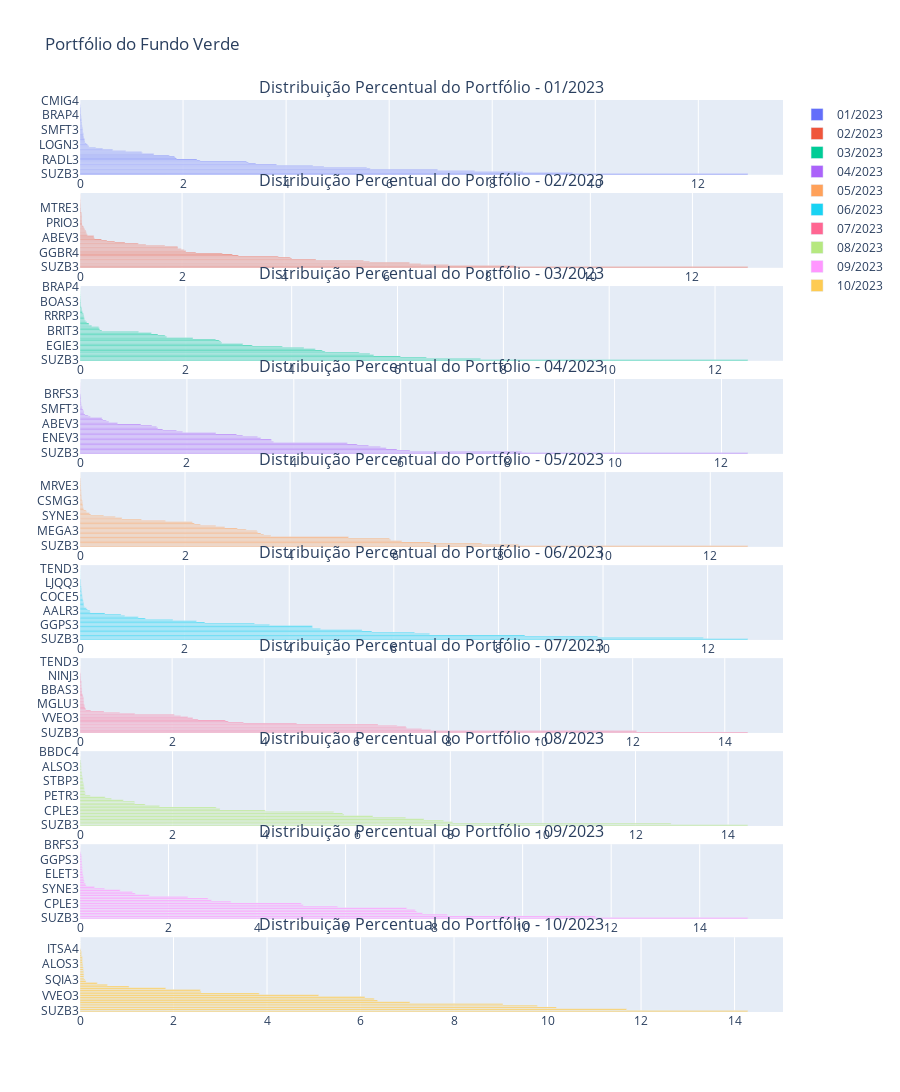

This figure's notebook cell:
### Code cell
# Plotando o portfólio de cada mês
plot_portfolio(df=portfolio_verde, nome_fundo='Verde')

### Figure 1 — Plotly figure (JSON) as saved in the notebook; plotly's stock layout.template omitted (floating-point values rounded to 4 significant figures)
{"data": [{"name": "01/2023", "orientation": "h", "type": "bar", "x": [12.96, 9.56, 8.594, 7.661, 6.938, 5.631, 5.562, 4.734, 4.518, 3.814, 3.409, 3.267, 3.232, 2.331, 2.271, 1.873, 1.848, 1.834, 1.732, 1.432, 1.211, 1.196, 0.8866, 0.6332, 0.4394, 0.3032, 0.176, 0.1633, 0.1442, 0.1203, 0.09843, 0.09786, 0.08988, 0.08806, 0.08255, 0.07389, 0.07031, 0.06372, 0.06343, 0.06247, 0.05454, 0.05146, 0.04955, 0.04838, 0.04703, 0.04215, 0.04112, 0.03795, 0.03559, 0.03477, 0.02768, 0.0263, 0.02543, 0.02507, 0.02279, 0.02219, 0.02101, 0.01841, 0.01598, 0.01533, 0.01526, 0.01456, 0.01401, 0.01184, 0.004638, 0.00419, 0.002832, 0.001813, 0.001367, 0.001096, 0.0007746], "xaxis": "x", "y": ["SUZB3", "RENT3", "EQTL3", "VBBR3", "RAIL3", "GMAT3", "ITUB4", "SBSP3", "ENEV3", "MEGA3", "ASAI3", "VIVA3", "GGPS3", "NTCO3", "RADL3", "BBSE3", "VVEO3", "TTEN3", "BBAS3", "VITT3", "SOMA3", "CURY3", "UGPA3", "BRIT3", "SYNE3", "NINJ3", "LJQQ3", "ENJU3", "LOGN3", "BRPR3", "MGLU3", "ELET3", "RRRP3", "CSMG3", "PETR4", "GGBR4", "CSAN3", "AALR3", "VIIA3", "MODL3", "ABEV3", "GOAU4", "SMFT3", "MULT3", "PRIO3", "LREN3", "RDOR3", "PETZ3", "CIEL3", "COCE5", "BEEF3", "SQIA3", "RAIZ4", "MTRE3", "RECV3", "CBAV3", "BRAP4", "GUAR3", "YDUQ3", "USIM5", "CASH3", "TIMS3", "CMIG3", "B3SA3", "BBDC4", "TCSA3", "HAPV3", "INTB3", "ALSO3", "BRKM5", "CMIG4"], "yaxis": "y"}, {"name": "02/2023", "orientation": "h", "type": "bar", "x": [13.09, 8.512, 7.219, 6.679, 6.453, 5.672, 5.554, 4.622, 4.148, 4.12, 3.884, 3.102, 2.985, 2.788, 2.27, 2.075, 2.041, 1.982, 1.92, 1.91, 1.662, 1.292, 1.141, 0.8823, 0.6815, 0.529, 0.4216, 0.2841, 0.2767, 0.2715, 0.146, 0.1364, 0.1205, 0.1197, 0.1126, 0.09199, 0.08658, 0.07284, 0.06459, 0.04523, 0.03958, 0.03889, 0.03811, 0.03704, 0.03584, 0.03452, 0.03422, 0.03422, 0.03334, 0.02954, 0.02787, 0.02533, 0.01843, 0.01807, 0.01615, 0.01314, 0.01154, 0.01078, 0.009547, 0.009101, 0.005253, 0.004612, 0.00292, 0.002918, 0.002536, 0.001973, 0.001406, 0.001343, 0.001243, 0.0005086], "xaxis": "x2", "y": ["SUZB3", "RENT3", "RAIL3", "VBBR3", "EQTL3", "SBSP3", "ITUB4", "GMAT3", "ENEV3", "NTCO3", "MEGA3", "ASAI3", "GGPS3", "VIVA3", "GGBR4", "EGIE3", "RADL3", "BBSE3", "JBSS3", "TTEN3", "VVEO3", "VITT3", "CURY3", "RAIZ4", "UGPA3", "BRIT3", "SYNE3", "MGLU3", "ABEV3", "NINJ3", "VALE3", "LOGN3", "BRPR3", "AALR3", "ENJU3", "BBDC4", "CSMG3", "RRRP3", "CPLE6", "GOAU4", "COCE5", "CMIG4", "PRIO3", "EMBR3", "CRFB3", "CIEL3", "PETZ3", "SMFT3", "RDOR3", "CSAN3", "SQIA3", "PSSA3", "CBAV3", "INTB3", "GUAR3", "ELET3", "MTRE3", "BOAS3", "VIIA3", "BRKM5", "HAPV3", "TCSA3", "LREN3", "MRFG3", "BBAS3", "B3SA3", "USIM5", "LWSA3", "BRAP4", "EZTC3"], "yaxis": "y2"}, {"name": "03/2023", "orientation": "h", "type": "bar", "x": [12.62, 7.567, 6.545, 6.056, 5.55, 5.478, 5.275, 4.632, 4.578, 4.445, 4.232, 3.823, 3.255, 3.076, 2.679, 2.659, 2.631, 2.565, 2.133, 1.637, 1.609, 1.473, 1.347, 1.105, 0.4135, 0.3729, 0.3642, 0.3524, 0.2202, 0.1715, 0.1695, 0.127, 0.1011, 0.08255, 0.08045, 0.0782, 0.07571, 0.06513, 0.06259, 0.04588, 0.04183, 0.03213, 0.03176, 0.02432, 0.02038, 0.01697, 0.01693, 0.01449, 0.01159, 0.009988, 0.005401, 0.005366, 0.005245, 0.003177, 0.00295, 0.002216, 0.001421, 0.001342, 0.001319, 0.0009705, 0.0002101], "xaxis": "x3", "y": ["SUZB3", "RAIL3", "VBBR3", "ASAI3", "SBSP3", "EQTL3", "ITUB4", "RENT3", "NTCO3", "VALE3", "MEGA3", "ENEV3", "EGIE3", "GGPS3", "VIVA3", "HAPV3", "JBSS3", "BBSE3", "RADL3", "TTEN3", "CURY3", "VVEO3", "VITT3", "BEEF3", "BRIT3", "ABEV3", "SYNE3", "UGPA3", "NINJ3", "AALR3", "LOGN3", "BRPR3", "ENJU3", "MGLU3", "CPLE6", "ELET3", "RRRP3", "STBP3", "CSMG3", "CMIG4", "B3SA3", "COCE5", "SMFT3", "PSSA3", "USIM5", "GUAR3", "SMTO3", "CBAV3", "BOAS3", "DIRR3", "TCSA3", "VIIA3", "PETZ3", "BBDC4", "CRFB3", "ELET6", "LWSA3", "BRFS3", "PRIO3", "BRKM5", "BRAP4"], "yaxis": "y3"}, {"name": "04/2023", "orientation": "h", "type": "bar", "x": [12.49, 8.261, 6.171, 5.93, 5.728, 5.62, 5.399, 5.186, 5.0, 3.618, 3.581, 3.581, 3.382, 3.32, 3.045, 2.931, 2.542, 1.919, 1.805, 1.549, 1.456, 1.432, 1.344, 1.14, 0.7027, 0.5406, 0.4913, 0.4275, 0.4104, 0.1916, 0.1514, 0.09409, 0.07532, 0.07468, 0.06138, 0.05455, 0.03999, 0.03968, 0.02393, 0.02167, 0.02158, 0.02006, 0.01988, 0.01839, 0.01733, 0.01698, 0.01272, 0.01137, 0.003883, 0.003527, 0.003412, 0.003189, 0.002839, 0.002672, 0.00245, 0.001701, 0.00158, 0.001184, 0.0008683, 0.0006812], "xaxis": "x4", "y": ["SUZB3", "RAIL3", "VBBR3", "RENT3", "EQTL3", "ITUB4", "VALE3", "SBSP3", "ASAI3", "MEGA3", "EGIE3", "HAPV3", "ENEV3", "GGPS3", "UGPA3", "JBSS3", "RADL3", "CURY3", "NTCO3", "VIVA3", "TTEN3", "VVEO3", "VITT3", "BEEF3", "ABEV3", "LREN3", "BRIT3", "SYNE3", "PETR4", "AALR3", "PRIO3", "CPLE6", "STBP3", "CSMG3", "LOGN3", "CMIG4", "SMFT3", "COCE5", "PETR3", "SMTO3", "BBDC4", "EZTC3", "MRVE3", "GUAR3", "TEND3", "RECV3", "BOAS3", "NINJ3", "BRFS3", "MGLU3", "CYRE3", "GGBR4", "TCSA3", "VIIA3", "ELET6", "BBAS3", "B3SA3", "BBSE3", "ALSO3", "SOMA3"], "yaxis": "y4"}, {"name": "05/2023", "orientation": "h", "type": "bar", "x": [12.72, 8.353, 7.649, 6.67, 6.126, 5.915, 5.893, 5.111, 3.636, 3.498, 3.446, 3.385, 3.367, 3.164, 2.996, 2.756, 2.585, 2.292, 2.177, 2.138, 1.625, 1.171, 0.7993, 0.6716, 0.4498, 0.2055, 0.1791, 0.1253, 0.1166, 0.07241, 0.06375, 0.0562, 0.05597, 0.05303, 0.04801, 0.04631, 0.04155, 0.0364, 0.02942, 0.02903, 0.02677, 0.02319, 0.0226, 0.02233, 0.02122, 0.02033, 0.01832, 0.01786, 0.01681, 0.01315, 0.01228, 0.01188, 0.01073, 0.009917, 0.002156, 0.001748, 0.001623, 0.0009381, 0.0006288], "xaxis": "x5", "y": ["SUZB3", "RAIL3", "EQTL3", "VBBR3", "SBSP3", "ASAI3", "RENT3", "ITUB4", "EGIE3", "HAPV3", "GGPS3", "ARZZ3", "MEGA3", "LREN3", "ENEV3", "PETR4", "B3SA3", "ABEV3", "CURY3", "RADL3", "VVEO3", "VITT3", "TTEN3", "UGPA3", "SYNE3", "GGBR4", "AALR3", "ITSA4", "VALE3", "STBP3", "CPLE6", "BBDC4", "BRAP4", "RECV3", "CMIG4", "NTCO3", "CSMG3", "COCE5", "SQIA3", "USIM5", "BBSE3", "SMTO3", "SMFT3", "CPFE3", "ELET6", "BRFS3", "HYPE3", "CVCB3", "MRVE3", "PRIO3", "NINJ3", "BOAS3", "LJQQ3", "PCAR3", "TCSA3", "WEGE3", "RRRP3", "TEND3", "CYRE3"], "yaxis": "y5"}, {"name": "06/2023", "orientation": "h", "type": "bar", "x": [12.77, 11.92, 9.898, 8.506, 6.682, 6.397, 5.581, 5.393, 4.596, 4.446, 4.442, 3.623, 3.337, 2.387, 2.226, 1.776, 1.248, 1.113, 0.8542, 0.7851, 0.4784, 0.1943, 0.1908, 0.1415, 0.1208, 0.08175, 0.07608, 0.07335, 0.07329, 0.06071, 0.06008, 0.0543, 0.04535, 0.04173, 0.04048, 0.04037, 0.03355, 0.03009, 0.02741, 0.02609, 0.02253, 0.02125, 0.01985, 0.01481, 0.01326, 0.01283, 0.01173, 0.002637, 0.002541, 0.002466, 0.002027, 0.001667, 0.001637, 0.001635, 0.001083, 0.0008081, 0.0006641, 0.0006054], "xaxis": "x6", "y": ["SUZB3", "RENT3", "RAIL3", "EQTL3", "VBBR3", "SBSP3", "ITUB4", "ASAI3", "CSAN3", "LREN3", "EGIE3", "GGPS3", "MEGA3", "CURY3", "VVEO3", "HAPV3", "NTCO3", "VITT3", "TTEN3", "B3SA3", "SYNE3", "GGBR4", "AALR3", "ITSA4", "VALE3", "RRRP3", "STBP3", "ARZZ3", "CPLE6", "RECV3", "BRAP4", "CMIG4", "CSMG3", "COCE5", "ENEV3", "PRIO3", "SQIA3", "USIM5", "BBSE3", "CPFE3", "SMTO3", "HYPE3", "MRVE3", "NINJ3", "LJQQ3", "BOAS3", "PCAR3", "BBDC4", "TCSA3", "ABEV3", "MRFG3", "SMFT3", "PETR4", "YDUQ3", "WEGE3", "TEND3", "CYRE3", "RADL3"], "yaxis": "y6"}, {"name": "07/2023", "orientation": "h", "type": "bar", "x": [14.5, 12.08, 7.613, 7.418, 7.087, 7.078, 6.885, 6.471, 4.704, 3.549, 3.218, 3.156, 2.565, 2.45, 2.342, 2.187, 2.046, 1.189, 0.8627, 0.52, 0.2339, 0.1268, 0.1197, 0.1054, 0.09926, 0.09524, 0.08946, 0.08253, 0.07963, 0.0776, 0.07743, 0.07618, 0.07556, 0.06721, 0.0589, 0.05187, 0.04557, 0.04246, 0.0422, 0.04168, 0.03989, 0.03211, 0.02978, 0.02873, 0.0285, 0.02782, 0.02756, 0.02704, 0.02319, 0.02144, 0.02113, 0.01995, 0.01475, 0.01301, 0.01283, 0.003295, 0.002562, 0.002079, 0.001978, 0.00159, 0.001054, 0.001046, 0.0009107, 0.0008051, 0.0006221, 0.0005814, 0.0004455, 0.0004272, 0.0003873], "xaxis": "x7", "y": ["SUZB3", "RAIL3", "RENT3", "VBBR3", "ITUB4", "EQTL3", "SBSP3", "CSAN3", "EGIE3", "MEGA3", "GGPS3", "CURY3", "PETR4", "VVEO3", "LREN3", "VALE3", "HAPV3", "VITT3", "TTEN3", "SYNE3", "NTCO3", "GGBR4", "UGPA3", "AALR3", "BRAP4", "ITSA4", "MGLU3", "RRRP3", "RECV3", "CPLE6", "PRIO3", "ABEV3", "STBP3", "CCRO3", "ELET3", "ENEV3", "CSMG3", "SQIA3", "PETR3", "BBAS3", "COCE5", "INTB3", "MULT3", "SLCE3", "CPFE3", "AGRO3", "CRFB3", "DIRR3", "SMTO3", "VIVT3", "ZAMP3", "BRFS3", "NINJ3", "MDIA3", "TRAD3", "TCSA3", "BBDC4", "VIIA3", "CIEL3", "WEGE3", "MRVE3", "EZTC3", "JBSS3", "B3SA3", "RADL3", "TEND3", "CYRE3", "TIMS3", "ALSO3"], "yaxis": "y7"}, {"name": "08/2023", "orientation": "h", "type": "bar", "x": [14.43, 12.77, 8.052, 7.854, 7.43, 7.035, 6.327, 5.702, 5.675, 5.48, 4.0, 3.025, 2.942, 1.716, 1.407, 1.184, 1.18, 0.9355, 0.6802, 0.5437, 0.2205, 0.1138, 0.1136, 0.1079, 0.0926, 0.09256, 0.08957, 0.08467, 0.08047, 0.06906, 0.06706, 0.06433, 0.05997, 0.04951, 0.045, 0.0428, 0.03988, 0.02866, 0.02802, 0.02788, 0.02658, 0.02485, 0.02372, 0.01887, 0.01294, 0.003553, 0.003387, 0.00135, 0.0009649, 0.0002075, 0.0001145], "xaxis": "x8", "y": ["SUZB3", "RAIL3", "VBBR3", "SBSP3", "RENT3", "ITUB4", "EQTL3", "CSAN3", "VVEO3", "EGIE3", "CPLE3", "MEGA3", "CURY3", "NTCO3", "BBAS3", "VITT3", "PETR4", "TTEN3", "UGPA3", "SYNE3", "PETR3", "CSMG3", "HBSA3", "ITSA4", "VALE3", "SQIA3", "RECV3", "CPLE6", "BRFS3", "HAPV3", "STBP3", "ARZZ3", "GGPS3", "INTB3", "CCRO3", "RDOR3", "ELET3", "CPFE3", "BRAP4", "SLCE3", "ALSO3", "ALPA4", "DASA3", "NINJ3", "COCE5", "TCSA3", "PRIO3", "CIEL3", "NEOE3", "GGBR4", "BBDC4"], "yaxis": "y8"}, {"name": "09/2023", "orientation": "h", "type": "bar", "x": [15.09, 11.65, 8.3, 7.739, 7.606, 7.571, 7.38, 5.82, 5.042, 4.999, 3.409, 2.968, 2.893, 2.434, 1.564, 1.248, 1.187, 0.9069, 0.5559, 0.3279, 0.1389, 0.1234, 0.09416, 0.09404, 0.08528, 0.0785, 0.07383, 0.06435, 0.05979, 0.05637, 0.04971, 0.0493, 0.04763, 0.04687, 0.0436, 0.04215, 0.037, 0.0363, 0.03581, 0.02813, 0.01791, 0.00578, 0.002309, 0.00216, 0.0009908, 0.0007564], "xaxis": "x9", "y": ["SUZB3", "RAIL3", "SBSP3", "VBBR3", "RENT3", "EQTL3", "ITUB4", "EGIE3", "VVEO3", "CPLE3", "CSAN3", "CURY3", "MEGA3", "BBAS3", "RDOR3", "VITT3", "SOMA3", "TTEN3", "SYNE3", "UGPA3", "PETR4", "CSMG3", "SQIA3", "RECV3", "VALE3", "HAPV3", "CPLE6", "ELET3", "ITSA4", "MRFG3", "SLCE3", "STBP3", "INTB3", "HYPE3", "ALSO3", "NTCO3", "GGPS3", "BRAP4", "DASA3", "RRRP3", "MGLU3", "HBSA3", "TCSA3", "ABEV3", "NEOE3", "BRFS3"], "yaxis": "y9"}, {"name": "10/2023", "orientation": "h", "type": "bar", "x": [14.28, 11.69, 10.19, 9.781, 9.047, 7.057, 6.366, 6.291, 6.095, 5.105, 3.833, 2.59, 2.573, 1.834, 1.05, 0.5855, 0.3691, 0.1295, 0.1094, 0.08659, 0.08414, 0.0834, 0.08021, 0.07981, 0.07126, 0.06949, 0.06539, 0.06182, 0.05356, 0.05339, 0.05243, 0.04915, 0.03283, 0.03239, 0.03104, 0.02057, 0.004072, 0.001566, 0.00155, 0.001157, 0.001021, 0.0009286, 8.438e-05], "xaxis": "x10", "y": ["SUZB3", "RAIL3", "EQTL3", "ITUB4", "SBSP3", "VBBR3", "CPLE3", "EGIE3", "RENT3", "VVEO3", "CURY3", "JBSS3", "MEGA3", "SOMA3", "VITT3", "SYNE3", "UGPA3", "PETR4", "SQIA3", "ELET3", "NTCO3", "RRRP3", "ENEV3", "CPLE6", "VALE3", "PRIO3", "MGLU3", "ALOS3", "SLCE3", "CIEL3", "RECV3", "STBP3", "CRFB3", "DASA3", "B3SA3", "MULT3", "ITSA4", "RDOR3", "LREN3", "ABEV3", "TCSA3", "RADL3", "ASAI3"], "yaxis": "y10"}], "layout": {"annotations": [{"font": {"size": 16}, "showarrow": false, "text": "Distribuição Percentual do Portfólio - 01/2023", "x": 0.5, "xanchor": "center", "xref": "paper", "y": 1.0, "yanchor": "bottom", "yref": "paper"}, {"font": {"size": 16}, "showarrow": false, "text": "Distribuição Percentual do Portfólio - 02/2023", "x": 0.5, "xanchor": "center", "xref": "paper", "y": 0.898, "yanchor": "bottom", "yref": "paper"}, {"font": {"size": 16}, "showarrow": false, "text": "Distribuição Percentual do Portfólio - 03/2023", "x": 0.5, "xanchor": "center", "xref": "paper", "y": 0.796, "yanchor": "bottom", "yref": "paper"}, {"font": {"size": 16}, "showarrow": false, "text": "Distribuição Percentual do Portfólio - 04/2023", "x": 0.5, "xanchor": "center", "xref": "paper", "y": 0.694, "yanchor": "bottom", "yref": "paper"}, {"font": {"size": 16}, "showarrow": false, "text": "Distribuição Percentual do Portfólio - 05/2023", "x": 0.5, "xanchor": "center", "xref": "paper", "y": 0.592, "yanchor": "bottom", "yref": "paper"}, {"font": {"size": 16}, "showarrow": false, "text": "Distribuição Percentual do Portfólio - 06/2023", "x": 0.5, "xanchor": "center", "xref": "paper", "y": 0.49, "yanchor": "bottom", "yref": "paper"}, {"font": {"size": 16}, "showarrow": false, "text": "Distribuição Percentual do Portfólio - 07/2023", "x": 0.5, "xanchor": "center", "xref": "paper", "y": 0.388, "yanchor": "bottom", "yref": "paper"}, {"font": {"size": 16}, "showarrow": false, "text": "Distribuição Percentual do Portfólio - 08/2023", "x": 0.5, "xanchor": "center", "xref": "paper", "y": 0.286, "yanchor": "bottom", "yref": "paper"}, {"font": {"size": 16}, "showarrow": false, "text": "Distribuição Percentual do Portfólio - 09/2023", "x": 0.5, "xanchor": "center", "xref": "paper", "y": 0.184, "yanchor": "bottom", "yref": "paper"}, {"font": {"size": 16}, "showarrow": false, "text": "Distribuição Percentual do Portfólio - 10/2023", "x": 0.5, "xanchor": "center", "xref": "paper", "y": 0.082, "yanchor": "bottom", "yref": "paper"}], "height": 6000, "title": {"text": "Portfólio do Fundo Verde"}, "width": 900, "xaxis": {"anchor": "y", "domain": [0, 1]}, "xaxis10": {"anchor": "y10", "domain": [0, 1]}, "xaxis2": {"anchor": "y2", "domain": [0, 1]}, "xaxis3": {"anchor": "y3", "domain": [0, 1]}, "xaxis4": {"anchor": "y4", "domain": [0, 1]}, "xaxis5": {"anchor": "y5", "domain": [0, 1]}, "xaxis6": {"anchor": "y6", "domain": [0, 1]}, "xaxis7": {"anchor": "y7", "domain": [0, 1]}, "xaxis8": {"anchor": "y8", "domain": [0, 1]}, "xaxis9": {"anchor": "y9", "domain": [0, 1]}, "yaxis": {"anchor": "x", "domain": [0.918, 1.0]}, "yaxis10": {"anchor": "x10", "domain": [0, 0.082]}, "yaxis2": {"anchor": "x2", "domain": [0.816, 0.898]}, "yaxis3": {"anchor": "x3", "domain": [0.714, 0.796]}, "yaxis4": {"anchor": "x4", "domain": [0.612, 0.694]}, "yaxis5": {"anchor": "x5", "domain": [0.51, 0.592]}, "yaxis6": {"anchor": "x6", "domain": [0.408, 0.49]}, "yaxis7": {"anchor": "x7", "domain": [0.306, 0.388]}, "yaxis8": {"anchor": "x8", "domain": [0.204, 0.286]}, "yaxis9": {"anchor": "x9", "domain": [0.102, 0.184]}}}
